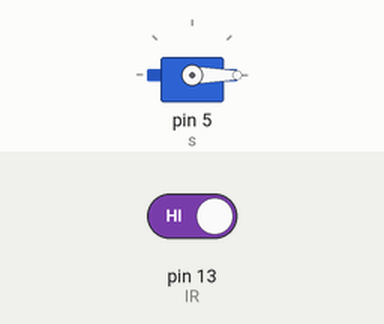
The sketch below on a simulated Arduino Uno, built with avr-gcc and run on an emulated ATmega328P. Shown: servo. Inputs (shaded band) come from the test bench; at power-on: pin 13 (IR) HIGH.

Above: at 2.8 s.
2.9 s: pin 13 (IR) driven LOW
At 3.9 s:
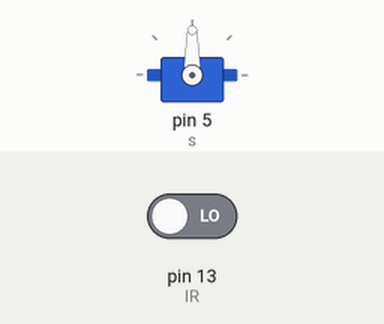
4.5 s: pin 13 (IR) driven HIGH
At 5.4 s:
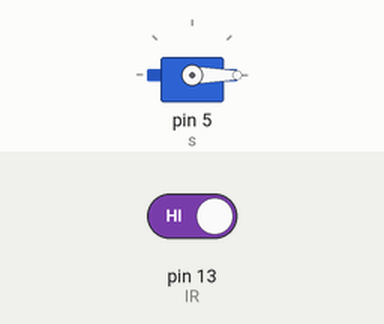
Timing chart, 0 to 7.5 s (numbered marks = the images above; inputs shaded):
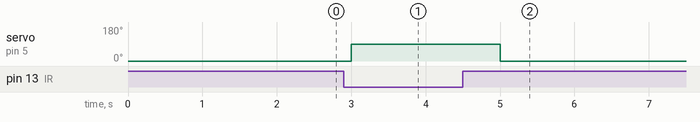

Measured:
- after the input at 2.9 s, servo on pin 5 (s): 0° → 90° after 0.10 s
- after the input at 4.5 s, servo on pin 5 (s): 90° → 0° after 0.50 s

The sketch:

1iot.ino
```cpp
#include<Servo.h>
#define IR 13
Servo s;
void setup() {
  pinMode(IR,INPUT);
  Serial.begin(115200);
  s.attach(5);
  // put your setup code here, to run once:

}

void loop() {
  int i=digitalRead(IR);
   if(i==0){
    s.write(90);
   }
   else{
    s.write(0);
   }
   delay(1000);
  // put your main code here, to run repeatedly:

}
```
